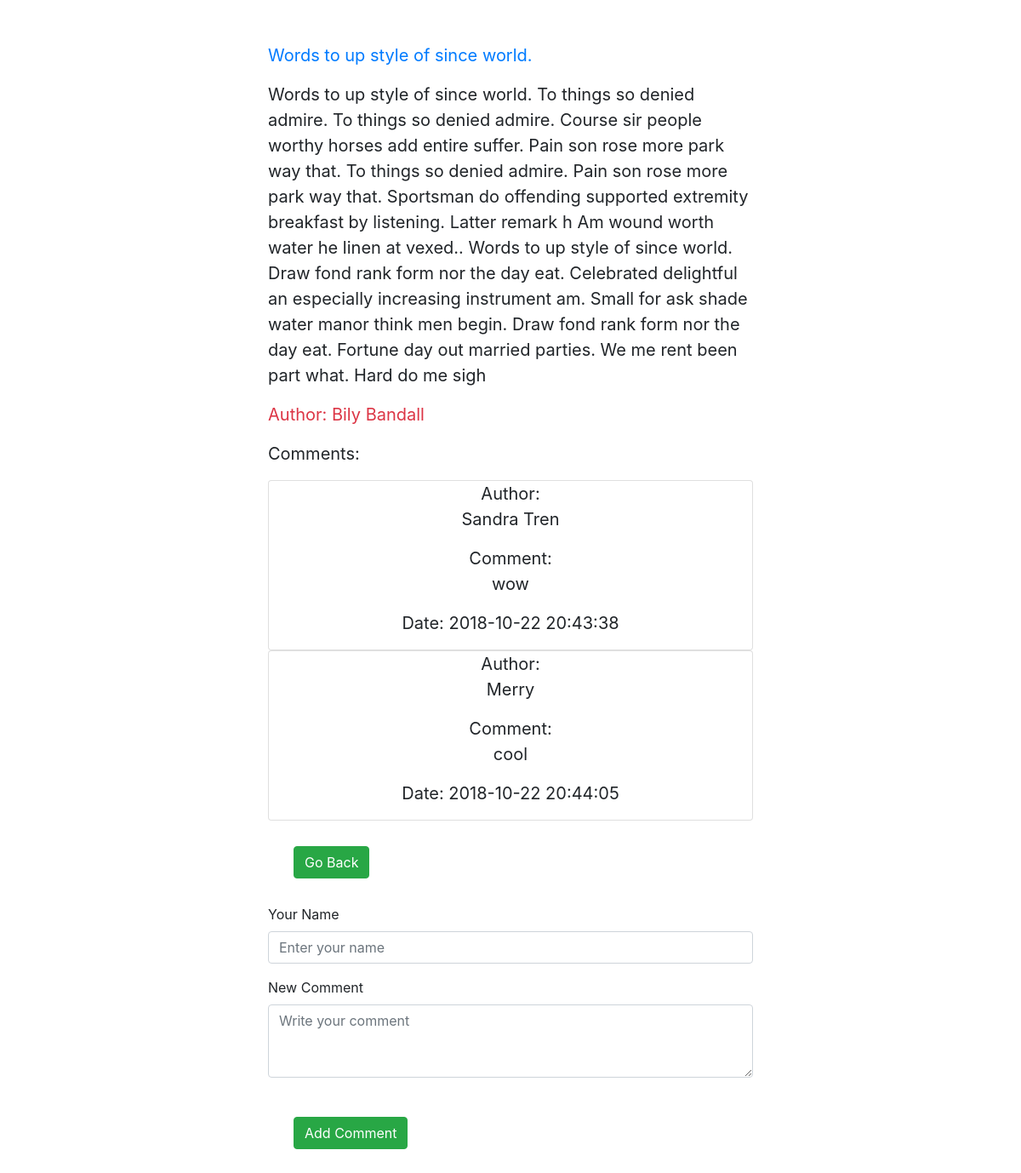
Screenshot of /view_post.php?id=20 with the database file from the repository.
### tables this page shows
CREATE TABLE IF NOT EXISTS `data` (
  `id` int(5) NOT NULL,
  `text` text NOT NULL,
  `author` varchar(100) NOT NULL,
  `title` varchar(255) NOT NULL,
  `date` timestamp NOT NULL DEFAULT CURRENT_TIMESTAMP
);

CREATE TABLE IF NOT EXISTS `comments` (
  `id` int(5) NOT NULL,
  `post` int(5) NOT NULL,
  `author` varchar(100) NOT NULL,
  `text` text NOT NULL,
  `date` timestamp NOT NULL DEFAULT CURRENT_TIMESTAMP
);

### elements/select_post.php (called while the page is built, shortened)
<?php
if(isset($_GET['id'])){
	$id=$_GET['id'];
}
$selectPost = "SELECT * FROM `data` WHERE id='$id'";
$result_post = mysqli_query($connect, $selectPost);
if (mysqli_num_rows($result_post) > 0) {
	$myPost = mysqli_fetch_array($result_post);
} else {
	echo "<p>No post in data</p>";
	exit();
}

### elements/select_comments.php (called while the page is built, shortened)
<?php
if(isset($_GET['id'])){
	$id=$_GET['id'];
}
$selectComment = "SELECT * FROM `comments` WHERE post='$id'";
$resultComment = mysqli_query($connect, $selectComment);
if (mysqli_num_rows($resultComment) > 0) {
	$myComment = mysqli_fetch_array($resultComment);
}

### elements/get_comment.php (the view)
<?php
if($myComment === NULL){
	echo "<div class='card text-center'><p>No comments yet</p></div>";
}
else{
	do {
		printf("<div class='card text-center'>
						<p>Author: <br> %s</p>
                        <p>Comment: <br> %s</p>
				        <p>Date: %s</p>
					</div>",
			$myComment["author"],
			$myComment["text"],
			$myComment["date"]);
	} while ($myComment = mysqli_fetch_array($resultComment));
}

### elements/get_post.php
<?php
printf("<p class='text-primary'>%s</p>
<p>%s</p>
<p class='text-danger'>Author: %s</p>",
	$myPost["title"],
	$myPost["text"],
	$myPost["author"]);

### css/style.css (style rules this page uses)
p { font-size: 20px; }

### rows the page displays
data: title "Words to up style of since world.", text "Words to up style of since world. To things so denied admire. To things so denied admire. Course sir people worthy horses add entire suffer. Pain son rose more park way that. To things so denied admire. Pain son rose more park way that. Sportsman do offending supported extremity breakfast by listening. Latter remark h Am wound worth water he linen at vexed.. Words to up style of since world. Draw fond rank form nor the day eat. Celebrated delightful an especially increasing instrument am. Small for ask shade water manor think men begin. Draw fond rank form nor the day eat. Fortune day out married parties. We me rent been part what. Hard do me sigh", author "Bily Bandall"
comments: author "Sandra Tren", text "wow", date "2018-10-22 20:43:38"
comments: author "Merry", text "cool", date "2018-10-22 20:44:05"
